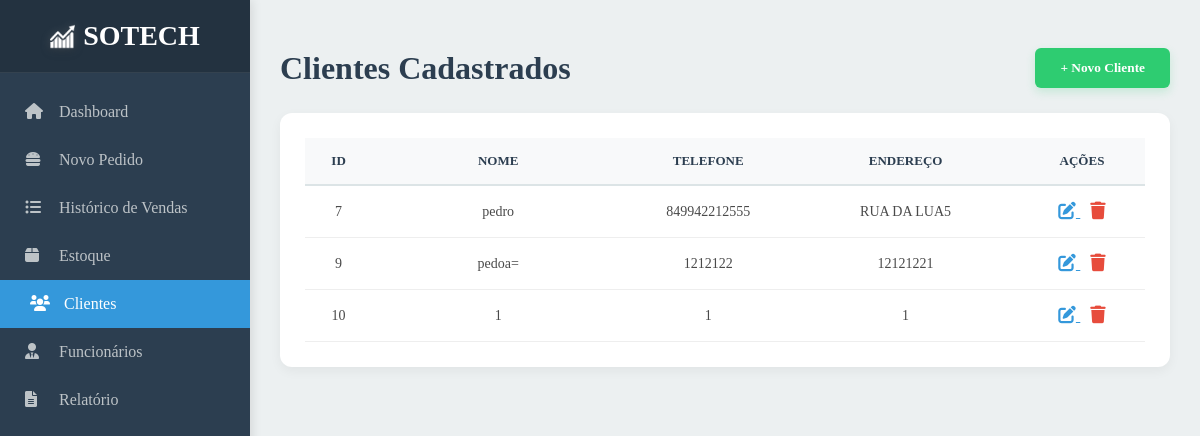
/clientes/, run on the app's committed database.
### core/models.py (models this page shows, shortened)
class Cliente(models.Model):
    nome = models.CharField("Nome", max_length=50)
    endereco = models.CharField("Endereço", max_length=100)
    telefone = models.CharField("Telefone", max_length=15)

### core/views.py (the view)
# urls.py: path('clientes/',clientes,name="clientes"),
def clientes(request):
    form = ClienteForm(request.POST or None)
    clientes = Cliente.objects.all()
    if form.is_valid():
        form.save()
        return redirect("clientes")
    context={
        "form" : form,
        "clients" : clientes,
    }
    return render(request,"html/clientes.html",context)

### core/templates/html/clientes.html (shortened to what this page needs)
{% extends 'base.html' %}
{% load static %}
{% load widget_tweaks %}
{% block estilo %}
<link rel="stylesheet" href="{% static 'style/style_clientes.css' %}?{% now 'U' %}">
{% endblock %}
{% block conteudo %}
<main class="main-content">
    <header class="main-header">
        <h1>Clientes Cadastrados</h1>
        <button class="btn-add" onclick="document.getElementById('modalCliente').style.display='block'">+ Novo
            Cliente</button>
    </header>
    <div class="table-card">
        <table class="clients-table">
            <thead>
                <tr>
                    <th>ID</th>
                    <th>Nome</th>
                    <th>Telefone</th>
                    <th>Endereço</th>
                    <th>Ações</th>
                </tr>
            </thead>
            <tbody>
                {% for client in clients %}
                <tr>
                    <td>{{client.id}}</td>
                    <td>{{client.nome}}</td>
                    <td>{{client.telefone}}</td>
                    <td>{{client.endereco}}</td>
                    <td>
                        <a class="btn-edit" href="{% url 'cliente_editar' client.id %}">
                               <i class="fas fa-edit"> </i></button>
                        <a class="btn-delete" href="{% url 'cliente_remover' client.id %}">
                                <i class="fas fa-trash"></i> </button>
                    </td>
                </tr>
                {% endfor %}
            </tbody>
        </table>
    </div>
</main>
</div>
{% endblock %}

### core/static/style/global.css (style rules this page uses)
:root { --primary: #2C3E50; --secondary: #3498DB; --success: #2ECC71; --warning: #F1C40F; --danger: #E74C3C; --bg: #ECF0F1; --white: #FFFFFF; --text: #2C3E50; --border: #DCE4E6; }

### core/static/style/style_clientes.css (style rules this page uses)
* { margin: 0; padding: 0; box-sizing: border-box; font-family: 'Rajdhani', Rajdhani-serif; }
body { display: flex; background-color: var(--bg); color: var(--text); min-height: 100vh; }
.main-content { flex: 1; padding: 30px; margin-left: 250px; width: calc(100% - 250px); }
.main-header { display: flex; justify-content: space-between; align-items: center; margin-bottom: 25px; }
.btn-add { background: var(--success); color: white; border: none; padding: 12px 25px; border-radius: 6px; cursor: pointer; font-weight: bold; transition: 0.3s; box-shadow: 0 4px 10px rgba(46, 204, 113, 0.2); }
.table-card { background: var(--white); padding: 25px; border-radius: 12px; box-shadow: 0 4px 12px rgba(0, 0, 0, 0.05); width: 100%; overflow-x: auto; }
.clients-table { width: 100%; border-collapse: collapse; table-layout: fixed; }
.clients-table th { padding: 15px; text-align: center; font-size: 13px; font-weight: bold; text-transform: uppercase; background: #F8F9FA; color: var(--primary); border-bottom: 2px solid var(--border); }
.clients-table td { padding: 15px; border-bottom: 1px solid #EEE; text-align: center; vertical-align: middle; word-wrap: break-word; font-size: 14px; color: #4A4A4A; }
.clients-table th:nth-child(1), .clients-table td:nth-child(1) { width: 8%; }
.clients-table th:nth-child(2), .clients-table td:nth-child(2) { width: 30%; }
.clients-table th:nth-child(3), .clients-table td:nth-child(3) { width: 20%; }
.clients-table th:nth-child(4), .clients-table td:nth-child(4) { width: 27%; }
.clients-table th:nth-child(5), .clients-table td:nth-child(5) { width: 15%; }
.btn-edit { color: var(--secondary); background: none; border: none; cursor: pointer; margin-right: 10px; font-size: 1.1rem; transition: 0.2s; }
.btn-delete { color: var(--danger); background: none; border: none; cursor: pointer; font-size: 1.1rem; transition: 0.2s; }

### data on the page
Cliente: id "7", nome "pedro", telefone "849942212555", endereco "RUA DA LUA5"
Cliente: id "9", nome "pedoa=", telefone "1212122", endereco "12121221"
Cliente: id "10", nome "1", telefone "1", endereco "1"
